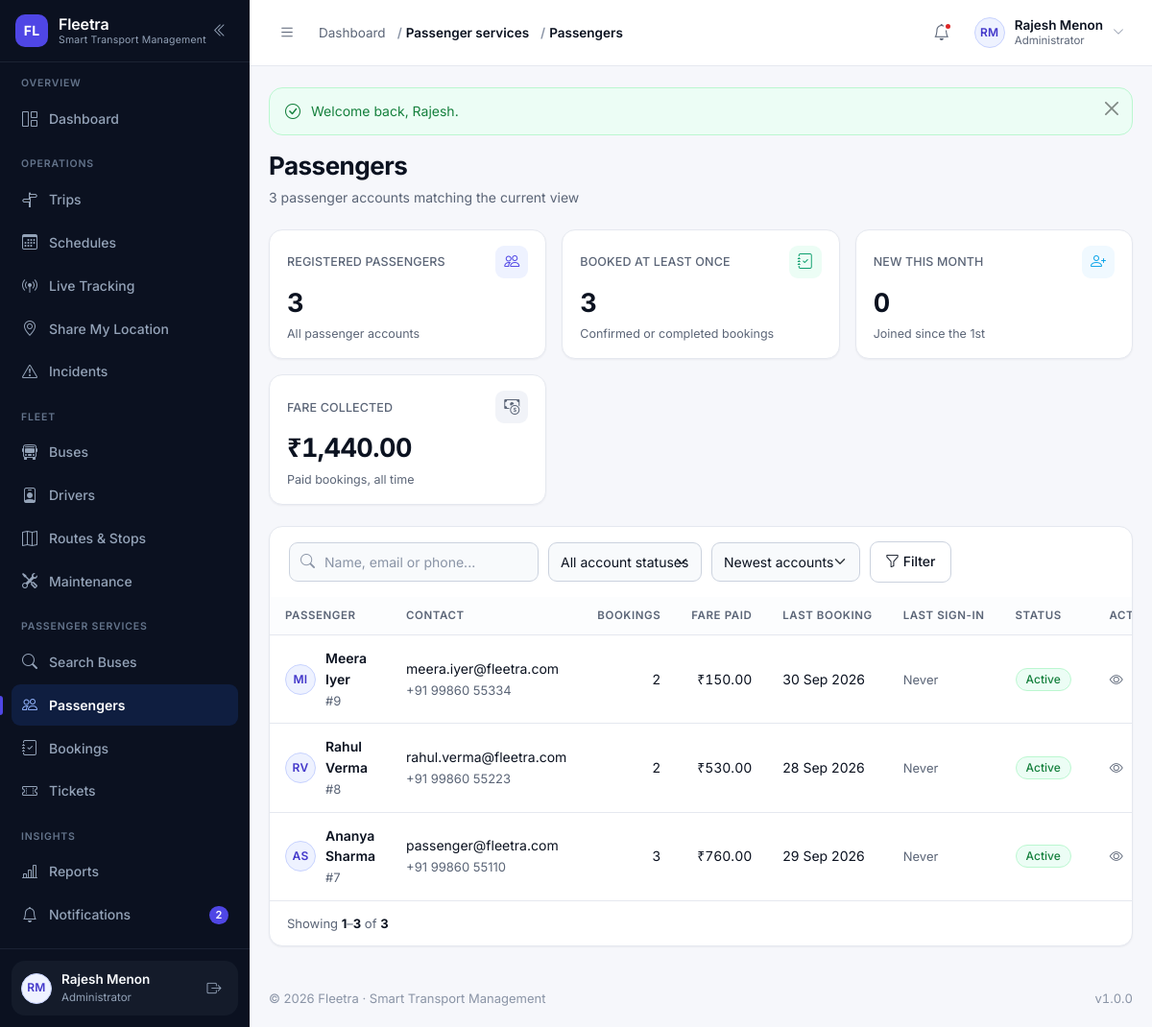
The page /modules/passengers/index.php (signed in) on the database its author committed.
### tables this page shows
CREATE TABLE users (
    id            INT UNSIGNED NOT NULL AUTO_INCREMENT,
    name          VARCHAR(120)  NOT NULL,
    email         VARCHAR(160)  NOT NULL,
    phone         VARCHAR(20)   DEFAULT NULL,
    password      VARCHAR(255)  NOT NULL COMMENT 'password_hash() output — never plain text',
    role          VARCHAR(30)   NOT NULL DEFAULT 'passenger'
                  COMMENT 'admin | manager | dispatcher | driver | passenger (VARCHAR so new roles need no migration)',
    profile_image VARCHAR(255)  DEFAULT NULL,
    status        ENUM('active','inactive','suspended','deleted') NOT NULL DEFAULT 'active',
    last_login    DATETIME      DEFAULT NULL,
    created_at    DATETIME      NOT NULL DEFAULT CURRENT_TIMESTAMP,
    updated_at    DATETIME      NOT NULL DEFAULT CURRENT_TIMESTAMP ON UPDATE CURRENT_TIMESTAMP,
    PRIMARY KEY (id),
    UNIQUE KEY uq_users_email (email),
    KEY idx_users_role (role),
    KEY idx_users_status (status)
);

### modules/passengers/index.php (the view, shortened to what the rows shown need)
<?php
require_once __DIR__ . '/../../includes/permissions.php';
require_permission('passengers.view');
$search       = get('q');
$statusFilter = get('status');
$sort         = get('sort');
$where  = ["u.role = 'passenger'"];
$params = [];
$whereSql = 'WHERE ' . implode(' AND ', $where);
$orderBy = match ($sort) {
    'name'      => 'u.name ASC',
    'spend'     => 'total_spend DESC',
    'bookings'  => 'booking_count DESC',
    'recent'    => 'u.last_login DESC',
    default     => 'u.created_at DESC',
};
$total = (int) db_value("SELECT COUNT(*) FROM users u $whereSql", $params, 0);
$page  = paginate($total, 15);
$passengers = db_all(
    "SELECT u.id, u.name, u.email, u.phone, u.profile_image, u.status, u.last_login, u.created_at,
            COUNT(DISTINCT b.id) AS booking_count,
            COALESCE(SUM(CASE WHEN b.booking_status IN ('confirmed','completed') THEN b.fare END), 0) AS total_spend,
            MAX(b.created_at) AS last_booking_at
       FROM users u
       LEFT JOIN bookings b ON b.user_id = u.id
       $whereSql
      GROUP BY u.id, u.name, u.email, u.phone, u.profile_image, u.status, u.last_login, u.created_at
      ORDER BY $orderBy
      LIMIT {$page['per_page']} OFFSET {$page['offset']}",
    $params
);
$hasFilters = $search !== '' || $statusFilter !== '' || $sort !== '';
require __DIR__ . '/../../includes/header.php';
?>
<?= render_page_header(
    'Passengers',
    number_format($total) . ' passenger account' . ($total === 1 ? '' : 's') . ' matching the current view'
) ?>
<div class="card-fl">
    <?php if ($passengers === []): ?>
        <?= empty_state(
            $hasFilters ? 'No passengers match these filters' : 'No passenger accounts yet',
            $hasFilters
                ? 'Try a different search term, or clear the filters to list every passenger.'
                : 'Passengers appear here as soon as they register on the Fleetra website.',
            'bi-people'
        ) ?>
    <?php else: ?>
        <div class="table-wrap">
            <table class="table-fl">
                <thead>
                    <tr>
                        <th>Passenger</th>
                        <th>Contact</th>
                        <th>Bookings</th>
                        <th>Fare paid</th>
                        <th>Last booking</th>
                        <th>Last sign-in</th>
                        <th>Status</th>
                        <th class="cell-actions">Actions</th>
                    </tr>
                </thead>
                <tbody>
                    <?php foreach ($passengers as $passenger): ?>
                        <tr>
                            <td>
                                <div class="cell-person">
                                    <?= avatar_markup($passenger, 'sm') ?>
                                    <span>
                                        <span class="cell-strong"><?= e($passenger['name']) ?></span><br>
                                        <span class="cell-muted">#<?= (int) $passenger['id'] ?></span>
                                    </span>
                                </div>
                            </td>
                            <td>
                                <?= e($passenger['email']) ?><br>
                                <span class="cell-muted"><?= e($passenger['phone'] ?? '—') ?></span>
                            </td>
                            <td class="cell-num"><?= (int) $passenger['booking_count'] ?></td>
                            <td class="cell-num"><?= e(money($passenger['total_spend'])) ?></td>
                            <td>
                                <?= $passenger['last_booking_at'] !== null
                                    ? e(format_date((string) $passenger['last_booking_at'], 'd M Y'))
                                    : '<span class="cell-muted">Never</span>' ?>
                            </td>
                            <td>
                                <?= $passenger['last_login'] !== null
                                    ? e(time_ago((string) $passenger['last_login']))
                                    : '<span class="cell-muted">Never</span>' ?>
                            </td>
                            <td><?= status_badge($passenger['status']) ?></td>
                            <td class="cell-actions">
                                <a class="row-action" href="<?= e(url('modules/passengers/view.php?id=' . (int) $passenger['id'])) ?>"
                                   title="Open passenger" aria-label="Open <?= e($passenger['name']) ?>">
                                    <i class="bi bi-eye" aria-hidden="true"></i>
                                </a>
                            </td>
                        </tr>
                    <?php endforeach; ?>
                </tbody>
            </table>
        </div>
    <?php endif; ?>
</div>
<?php require __DIR__ . '/../../includes/footer.php'; ?>

### includes/sidebar.php (shortened to what the rows shown need)
<?php
$navUser        = current_user();
?>
<aside class="sidebar" id="appSidebar" aria-label="Main navigation">
    <div class="sidebar__footer">
        <div class="sidebar-user">
            <a class="sidebar-user__link" href="<?= e(url('profile.php')) ?>" title="Open my profile">
                <?= avatar_markup($navUser, 'sm') ?>
                <span class="sidebar-user__text">
                    <span class="sidebar-user__name"><?= e($navUser['name'] ?? 'Guest') ?></span>
                    <span class="sidebar-user__role"><?= e(role_label(current_role())) ?></span>
                </span>
            </a>
        </div>
    </div>
</aside>

### includes/functions.php (shortened to what the rows shown need)
<?php
require_once __DIR__ . '/../config/database.php';
function url(string $path = ''): string
{
    return BASE_URL . ltrim($path, '/');
}
function e(mixed $value): string
{
    return htmlspecialchars((string) ($value ?? ''), ENT_QUOTES | ENT_SUBSTITUTE, 'UTF-8');
}
function get(string $key, string $default = ''): string
{
    $value = $_GET[$key] ?? $default;
    return is_scalar($value) ? trim((string) $value) : $default;
}
function get_int(string $key, int $default = 0, int $min = 0): int
{
    $value = filter_var($_GET[$key] ?? null, FILTER_VALIDATE_INT);
    return $value === false ? $default : max($min, (int) $value);
}
function paginate(int $total, int $perPage = 15, ?int $currentPage = null): array
{
    $perPage     = max(1, $perPage);
    $pages       = max(1, (int) ceil($total / $perPage));
    $currentPage = $currentPage ?? get_int('page', 1, 1);
    $currentPage = min(max(1, $currentPage), $pages);
    $offset      = ($currentPage - 1) * $perPage;
    return [
        'page'     => $currentPage,
        'per_page' => $perPage,
        'total'    => $total,
        'pages'    => $pages,
        'offset'   => $offset,
        'from'     => $total === 0 ? 0 : $offset + 1,
        'to'       => min($offset + $perPage, $total),
    ];
}
function format_date(?string $date, string $format = 'd M Y'): string
{
    $timestamp = strtotime($date);
    return $timestamp ? date($format, $timestamp) : '—';
}
function money(mixed $amount, bool $withSymbol = true): string
{
    $formatted = number_format((float) $amount, 2);
    return $withSymbol ? APP_CURRENCY . $formatted : $formatted;
}
function initials(?string $name): string
{
    $name  = trim((string) $name);
    $parts    = preg_split('/\s+/', $name) ?: [];
    $initials = '';
    foreach ($parts as $part) {
        $initials .= strtoupper(substr($part, 0, 1));
        if (strlen($initials) === 2) {
            break;
        }
    }
    return $initials !== '' ? $initials : 'FL';
}
function labelize(?string $value): string
{
    return ucwords(str_replace(['_', '-'], ' ', (string) $value));
}
function status_variant(?string $status): string
{
    $key = strtolower(str_replace([' ', '-'], '_', (string) $status));
    $map = [
        'active'        => 'success',
        'available'     => 'success',
        'enabled'       => 'success',
        'inactive'      => 'muted',
        'disabled'      => 'muted',
        'retired'       => 'muted',
        'maintenance'   => 'warning',
        'in_service'    => 'warning',
        'scheduled'     => 'info',
        'upcoming'      => 'info',
        'due'           => 'warning',
        'overdue'       => 'danger',
        'in_progress'   => 'info',
        'routine'       => 'muted',
        'repair'        => 'warning',
        'live'          => 'success',
        'recent'        => 'info',
        'stale'         => 'warning',
        'offline'       => 'muted',
        'no_location'   => 'muted',
        'boarding'      => 'info',
        'running'       => 'primary',
        'on_time'       => 'success',
        'delayed'       => 'warning',
        'completed'     => 'success',
        'cancelled'     => 'danger',
        'canceled'      => 'danger',
        'missed'        => 'danger',
        'diverted'      => 'warning',
        'valid'         => 'success',
        'trip'          => 'info',
        'delay'         => 'warning',
        'booking'       => 'primary',
        'emergency'     => 'danger',
        'system'        => 'muted',
        'confirmed'     => 'success',
        'pending'       => 'warning',
        'paid'          => 'success',
        'unpaid'        => 'warning',
        'partial'       => 'warning',
        'failed'        => 'danger',
        'refunded'      => 'muted',
        'expired'       => 'danger',
        'used'          => 'muted',
        'checked_in'    => 'info',
        'no_show'       => 'muted',
        'on_leave'      => 'warning',
        'suspended'     => 'danger',
        'terminated'    => 'danger',
        'resigned'      => 'muted',
        'low'           => 'info',
        'medium'        => 'warning',
        'high'          => 'danger',
        'critical'      => 'danger',
        'open'          => 'warning',
        'investigating' => 'warning',
        'resolved'      => 'success',
        'closed'        => 'muted',
    ];
    return $map[$key] ?? 'muted';
}
function status_badge(?string $status, ?string $label = null): string
{
    $status = (string) $status;
    return '<span class="badge-status badge-' . e(status_variant($status)) . '">'
        . e($label ?? labelize($status)) . '</span>';
}
function upload_url(?string $filename, string $folder): ?string
{
    if (empty($filename)) {
        return null;
    }
    return url('uploads/' . trim($folder, '/') . '/' . $filename);
}
function avatar_markup(?array $user, string $size = 'sm'): string
{
    $name = (string) ($user['name'] ?? '');
    $url  = upload_url($user['profile_image'] ?? null, 'profiles');
    return '<span class="avatar avatar--' . e($size) . '" aria-hidden="true">'
        . e(initials($name)) . '</span>';
}
function render_page_header(string $title, string $subtitle = '', string $actionsHtml = ''): string
{
    $html = '<div class="page-head"><div class="page-head__text">';
    $html .= '<h1 class="page-title">' . e($title) . '</h1>';
    if ($subtitle !== '') {
        $html .= '<p class="page-subtitle">' . e($subtitle) . '</p>';
    }
    $html .= '</div>';
    return $html . '</div>';
}

### includes/topbar.php (shortened to what the rows shown need)
<?php
$topbarUser     = current_user();
?>
<header class="topbar">
    <div class="topbar__right">
        <div class="dropdown">
            <button class="user-menu" type="button" data-bs-toggle="dropdown"
                    aria-expanded="false" aria-haspopup="true">
                <?= avatar_markup($topbarUser, 'sm') ?>
                <span class="user-menu__text">
                    <span class="user-menu__name"><?= e($topbarUser['name'] ?? 'Guest') ?></span>
                    <span class="user-menu__role"><?= e(role_label(current_role())) ?></span>
                </span>
                <i class="bi bi-chevron-down user-menu__caret" aria-hidden="true"></i>
            </button>
        </div>
    </div>
</header>

### rows shown on the page
users: name "RM RM", name "Rajesh Menon", role "Administrator"
users: name "MI", name "Meera Iyer", id "9", email "meera.iyer@fleetra.com", phone "+91 99860 55334", booking_count "2", total_spend "₹150.00", last_booking_at "30 Sep 2026", shows "Never", status "Active"
users: name "RV", name "Rahul Verma", id "8", email "rahul.verma@fleetra.com", phone "+91 99860 55223", booking_count "2", total_spend "₹530.00", last_booking_at "28 Sep 2026", shows "Never", status "Active"
users: name "AS", name "Ananya Sharma", id "7", email "passenger@fleetra.com", phone "+91 99860 55110", booking_count "3", total_spend "₹760.00", last_booking_at "29 Sep 2026", shows "Never", status "Active"

### other values the page prints
FLEETRA_NAME "Fleetra"
FLEETRA_TAGLINE "Smart Transport Management"
$group['section'] "OVERVIEW"
$label "Dashboard"
$group['section'] "OPERATIONS"
$label "Trips"
$label "Schedules"
$label "Live Tracking"
$label "Share My Location"
$label "Incidents"
$group['section'] "FLEET"
$label "Buses"
$label "Drivers"
$label "Routes & Stops"
$label "Maintenance"
